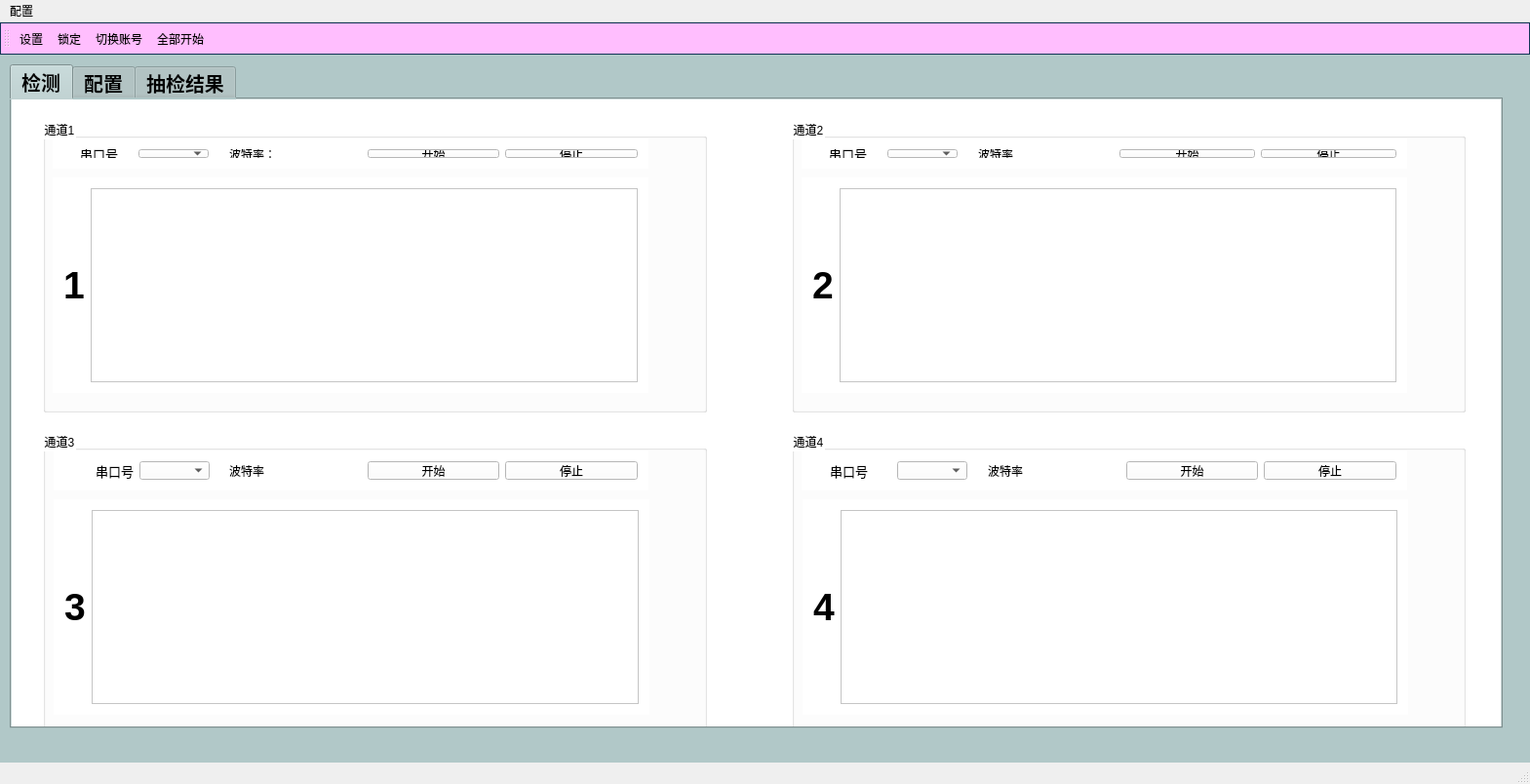
<?xml version="1.0" encoding="UTF-8"?>
<ui version="4.0">
 <class>MainWindow</class>
 <widget class="QMainWindow" name="MainWindow">
  <property name="geometry">
   <rect>
    <x>0</x>
    <y>0</y>
    <width>1569</width>
    <height>804</height>
   </rect>
  </property>
  <property name="font">
   <font>
    <pointsize>15</pointsize>
    <italic>true</italic>
   </font>
  </property>
  <property name="windowTitle">
   <string>OQC检测</string>
  </property>
  <property name="styleSheet">
   <string notr="true">QToolBar#mainToolBar{                
	background-color: rgb(255, 190, 254);
border:1px solid#123456;                   
}
QGroupBox#groupBox{

}</string>
  </property>
  <property name="toolButtonStyle">
   <enum>Qt::ToolButtonIconOnly</enum>
  </property>
  <widget class="QWidget" name="centralWidget">
   <property name="styleSheet">
    <string notr="true">background-color: rgb(177, 200, 200);</string>
   </property>
   <widget class="QTabWidget" name="tabWidget">
    <property name="geometry">
     <rect>
      <x>10</x>
      <y>10</y>
      <width>1531</width>
      <height>681</height>
     </rect>
    </property>
    <property name="font">
     <font>
      <pointsize>15</pointsize>
      <weight>75</weight>
      <bold>true</bold>
     </font>
    </property>
    <property name="styleSheet">
     <string notr="true"/>
    </property>
    <property name="currentIndex">
     <number>0</number>
    </property>
    <widget class="QWidget" name="tab">
     <property name="font">
      <font>
       <pointsize>15</pointsize>
       <weight>75</weight>
       <bold>true</bold>
      </font>
     </property>
     <property name="styleSheet">
      <string notr="true">background-color: rgb(240, 240, 240);
background-color: rgb(255, 255, 255);</string>
     </property>
     <attribute name="title">
      <string>检测</string>
     </attribute>
     <widget class="QGroupBox" name="groupBox">
      <property name="geometry">
       <rect>
        <x>32</x>
        <y>20</y>
        <width>681</width>
        <height>301</height>
       </rect>
      </property>
      <property name="styleSheet">
       <string notr="true"/>
      </property>
      <property name="title">
       <string>通道1</string>
      </property>
      <widget class="QWidget" name="layoutWidget">
       <property name="geometry">
        <rect>
         <x>10</x>
         <y>60</y>
         <width>611</width>
         <height>221</height>
        </rect>
       </property>
       <layout class="QHBoxLayout" name="horizontalLayout_5">
        <item>
         <widget class="QLabel" name="label_Result_1">
          <property name="font">
           <font>
            <pointsize>29</pointsize>
            <weight>75</weight>
            <bold>true</bold>
           </font>
          </property>
          <property name="layoutDirection">
           <enum>Qt::LeftToRight</enum>
          </property>
          <property name="styleSheet">
           <string notr="true"/>
          </property>
          <property name="text">
           <string>1</string>
          </property>
          <property name="alignment">
           <set>Qt::AlignCenter</set>
          </property>
         </widget>
        </item>
        <item>
         <widget class="QPlainTextEdit" name="pTEdit_display_1"/>
        </item>
       </layout>
      </widget>
      <widget class="QWidget" name="layoutWidget">
       <property name="geometry">
        <rect>
         <x>10</x>
         <y>20</y>
         <width>171</width>
         <height>31</height>
        </rect>
       </property>
       <layout class="QHBoxLayout" name="horizontalLayout_3">
        <property name="spacing">
         <number>2</number>
        </property>
        <item>
         <spacer name="horizontalSpacer_2">
          <property name="orientation">
           <enum>Qt::Horizontal</enum>
          </property>
          <property name="sizeType">
           <enum>QSizePolicy::Maximum</enum>
          </property>
          <property name="sizeHint" stdset="0">
           <size>
            <width>17</width>
            <height>28</height>
           </size>
          </property>
         </spacer>
        </item>
        <item>
         <widget class="QLabel" name="label_6">
          <property name="font">
           <font>
            <family>Agency FB</family>
            <pointsize>10</pointsize>
           </font>
          </property>
          <property name="text">
           <string>串口号</string>
          </property>
         </widget>
        </item>
        <item>
         <widget class="QComboBox" name="combB_COM_1"/>
        </item>
       </layout>
      </widget>
      <widget class="QWidget" name="layoutWidget">
       <property name="geometry">
        <rect>
         <x>180</x>
         <y>20</y>
         <width>441</width>
         <height>31</height>
        </rect>
       </property>
       <layout class="QHBoxLayout" name="horizontalLayout_4">
        <item>
         <widget class="QLabel" name="label_Bps_1">
          <property name="text">
           <string>波特率：</string>
          </property>
         </widget>
        </item>
        <item>
         <widget class="QPushButton" name="btn_Start_1">
          <property name="text">
           <string>开始</string>
          </property>
         </widget>
        </item>
        <item>
         <widget class="QPushButton" name="btn_Stop_1">
          <property name="text">
           <string>停止</string>
          </property>
         </widget>
        </item>
       </layout>
      </widget>
     </widget>
     <widget class="QGroupBox" name="groupBox_2">
      <property name="geometry">
       <rect>
        <x>800</x>
        <y>20</y>
        <width>691</width>
        <height>301</height>
       </rect>
      </property>
      <property name="styleSheet">
       <string notr="true"/>
      </property>
      <property name="title">
       <string>通道2</string>
      </property>
      <widget class="QWidget" name="layoutWidget">
       <property name="geometry">
        <rect>
         <x>10</x>
         <y>60</y>
         <width>621</width>
         <height>221</height>
        </rect>
       </property>
       <layout class="QHBoxLayout" name="horizontalLayout_8">
        <item>
         <widget class="QLabel" name="label_Result_2">
          <property name="font">
           <font>
            <pointsize>29</pointsize>
            <weight>75</weight>
            <bold>true</bold>
           </font>
          </property>
          <property name="text">
           <string>2</string>
          </property>
          <property name="alignment">
           <set>Qt::AlignCenter</set>
          </property>
         </widget>
        </item>
        <item>
         <widget class="QPlainTextEdit" name="pTEdit_display_2"/>
        </item>
       </layout>
      </widget>
      <widget class="QWidget" name="layoutWidget">
       <property name="geometry">
        <rect>
         <x>10</x>
         <y>20</y>
         <width>171</width>
         <height>31</height>
        </rect>
       </property>
       <layout class="QHBoxLayout" name="horizontalLayout">
        <item>
         <spacer name="horizontalSpacer_4">
          <property name="font">
           <font>
            <pointsize>10</pointsize>
           </font>
          </property>
          <property name="orientation">
           <enum>Qt::Horizontal</enum>
          </property>
          <property name="sizeType">
           <enum>QSizePolicy::Maximum</enum>
          </property>
          <property name="sizeHint" stdset="0">
           <size>
            <width>17</width>
            <height>28</height>
           </size>
          </property>
         </spacer>
        </item>
        <item>
         <widget class="QLabel" name="label_9">
          <property name="font">
           <font>
            <pointsize>10</pointsize>
           </font>
          </property>
          <property name="text">
           <string>串口号</string>
          </property>
         </widget>
        </item>
        <item>
         <widget class="QComboBox" name="combB_COM_2"/>
        </item>
       </layout>
      </widget>
      <widget class="QWidget" name="layoutWidget">
       <property name="geometry">
        <rect>
         <x>180</x>
         <y>20</y>
         <width>451</width>
         <height>31</height>
        </rect>
       </property>
       <layout class="QHBoxLayout" name="horizontalLayout_10">
        <item>
         <widget class="QLabel" name="label_Bps_2">
          <property name="text">
           <string>波特率</string>
          </property>
         </widget>
        </item>
        <item>
         <widget class="QPushButton" name="btn_Start_2">
          <property name="text">
           <string>开始</string>
          </property>
         </widget>
        </item>
        <item>
         <widget class="QPushButton" name="btn_Stop_2">
          <property name="text">
           <string>停止</string>
          </property>
         </widget>
        </item>
       </layout>
      </widget>
     </widget>
     <widget class="QGroupBox" name="groupBox_4">
      <property name="geometry">
       <rect>
        <x>800</x>
        <y>340</y>
        <width>691</width>
        <height>311</height>
       </rect>
      </property>
      <property name="styleSheet">
       <string notr="true"/>
      </property>
      <property name="title">
       <string>通道4</string>
      </property>
      <widget class="QWidget" name="layoutWidget">
       <property name="geometry">
        <rect>
         <x>10</x>
         <y>20</y>
         <width>181</width>
         <height>41</height>
        </rect>
       </property>
       <layout class="QHBoxLayout" name="horizontalLayout_2">
        <item>
         <spacer name="horizontalSpacer">
          <property name="orientation">
           <enum>Qt::Horizontal</enum>
          </property>
          <property name="sizeType">
           <enum>QSizePolicy::Maximum</enum>
          </property>
          <property name="sizeHint" stdset="0">
           <size>
            <width>18</width>
            <height>27</height>
           </size>
          </property>
         </spacer>
        </item>
        <item>
         <widget class="QLabel" name="label_11">
          <property name="font">
           <font>
            <pointsize>10</pointsize>
           </font>
          </property>
          <property name="text">
           <string>串口号</string>
          </property>
         </widget>
        </item>
        <item>
         <widget class="QComboBox" name="combB_COM_4"/>
        </item>
       </layout>
      </widget>
      <widget class="QWidget" name="layoutWidget">
       <property name="geometry">
        <rect>
         <x>190</x>
         <y>20</y>
         <width>441</width>
         <height>41</height>
        </rect>
       </property>
       <layout class="QHBoxLayout" name="horizontalLayout_11">
        <item>
         <widget class="QLabel" name="label_Bps_4">
          <property name="text">
           <string>波特率</string>
          </property>
         </widget>
        </item>
        <item>
         <widget class="QPushButton" name="btn_Start_4">
          <property name="text">
           <string>开始</string>
          </property>
         </widget>
        </item>
        <item>
         <widget class="QPushButton" name="btn_Stop_4">
          <property name="text">
           <string>停止</string>
          </property>
         </widget>
        </item>
       </layout>
      </widget>
      <widget class="QWidget" name="layoutWidget">
       <property name="geometry">
        <rect>
         <x>11</x>
         <y>70</y>
         <width>621</width>
         <height>221</height>
        </rect>
       </property>
       <layout class="QHBoxLayout" name="horizontalLayout_12">
        <item>
         <widget class="QLabel" name="label_Result_4">
          <property name="font">
           <font>
            <pointsize>29</pointsize>
            <weight>75</weight>
            <bold>true</bold>
           </font>
          </property>
          <property name="text">
           <string>4</string>
          </property>
          <property name="alignment">
           <set>Qt::AlignCenter</set>
          </property>
         </widget>
        </item>
        <item>
         <widget class="QPlainTextEdit" name="pTEdit_display_4"/>
        </item>
       </layout>
      </widget>
     </widget>
     <widget class="QGroupBox" name="groupBox_3">
      <property name="geometry">
       <rect>
        <x>32</x>
        <y>340</y>
        <width>681</width>
        <height>311</height>
       </rect>
      </property>
      <property name="styleSheet">
       <string notr="true"/>
      </property>
      <property name="title">
       <string>通道3</string>
      </property>
      <widget class="QWidget" name="layoutWidget">
       <property name="geometry">
        <rect>
         <x>11</x>
         <y>20</y>
         <width>171</width>
         <height>41</height>
        </rect>
       </property>
       <layout class="QHBoxLayout" name="horizontalLayout_6">
        <item>
         <spacer name="horizontalSpacer_3">
          <property name="orientation">
           <enum>Qt::Horizontal</enum>
          </property>
          <property name="sizeHint" stdset="0">
           <size>
            <width>17</width>
            <height>28</height>
           </size>
          </property>
         </spacer>
        </item>
        <item>
         <widget class="QLabel" name="label_7">
          <property name="font">
           <font>
            <pointsize>10</pointsize>
           </font>
          </property>
          <property name="text">
           <string>串口号</string>
          </property>
         </widget>
        </item>
        <item>
         <widget class="QComboBox" name="combB_COM_3"/>
        </item>
       </layout>
      </widget>
      <widget class="QWidget" name="layoutWidget">
       <property name="geometry">
        <rect>
         <x>11</x>
         <y>70</y>
         <width>611</width>
         <height>221</height>
        </rect>
       </property>
       <layout class="QHBoxLayout" name="horizontalLayout_7">
        <item>
         <widget class="QLabel" name="label_Result_3">
          <property name="font">
           <font>
            <pointsize>29</pointsize>
            <weight>75</weight>
            <bold>true</bold>
           </font>
          </property>
          <property name="text">
           <string>3</string>
          </property>
          <property name="alignment">
           <set>Qt::AlignCenter</set>
          </property>
         </widget>
        </item>
        <item>
         <widget class="QPlainTextEdit" name="pTEdit_display_3"/>
        </item>
       </layout>
      </widget>
      <widget class="QWidget" name="layoutWidget">
       <property name="geometry">
        <rect>
         <x>180</x>
         <y>20</y>
         <width>441</width>
         <height>41</height>
        </rect>
       </property>
       <layout class="QHBoxLayout" name="horizontalLayout_9">
        <item>
         <widget class="QLabel" name="label_Bps_3">
          <property name="text">
           <string>波特率</string>
          </property>
         </widget>
        </item>
        <item>
         <widget class="QPushButton" name="btn_Start_3">
          <property name="text">
           <string>开始</string>
          </property>
         </widget>
        </item>
        <item>
         <widget class="QPushButton" name="btn_Stop_3">
          <property name="text">
           <string>停止</string>
          </property>
         </widget>
        </item>
       </layout>
      </widget>
     </widget>
    </widget>
    <widget class="QWidget" name="tab_2">
     <property name="font">
      <font>
       <pointsize>15</pointsize>
       <weight>75</weight>
       <bold>true</bold>
      </font>
     </property>
     <property name="styleSheet">
      <string notr="true">background-color: rgb(240, 240, 240);
background-color: rgb(255, 255, 255);</string>
     </property>
     <attribute name="title">
      <string>配置</string>
     </attribute>
     <widget class="QLabel" name="label_3">
      <property name="geometry">
       <rect>
        <x>160</x>
        <y>29</y>
        <width>71</width>
        <height>31</height>
       </rect>
      </property>
      <property name="font">
       <font>
        <family>Aharoni</family>
        <pointsize>12</pointsize>
        <weight>75</weight>
        <bold>true</bold>
       </font>
      </property>
      <property name="text">
       <string>订单号：</string>
      </property>
     </widget>
     <widget class="QTableWidget" name="tableWidget">
      <property name="geometry">
       <rect>
        <x>30</x>
        <y>70</y>
        <width>1111</width>
        <height>421</height>
       </rect>
      </property>
      <property name="editTriggers">
       <set>QAbstractItemView::NoEditTriggers</set>
      </property>
      <attribute name="horizontalHeaderDefaultSectionSize">
       <number>215</number>
      </attribute>
      <row>
       <property name="text">
        <string>0</string>
       </property>
      </row>
      <row>
       <property name="text">
        <string>1</string>
       </property>
      </row>
      <row>
       <property name="text">
        <string>2</string>
       </property>
      </row>
      <row>
       <property name="text">
        <string>3</string>
       </property>
      </row>
      <row>
       <property name="text">
        <string>4</string>
       </property>
      </row>
      <row>
       <property name="text">
        <string>5</string>
       </property>
      </row>
      <row>
       <property name="text">
        <string>6</string>
       </property>
      </row>
      <row>
       <property name="text">
        <string>7</string>
       </property>
      </row>
      <row>
       <property name="text">
        <string>8</string>
       </property>
      </row>
      <row>
       <property name="text">
        <string>9</string>
       </property>
      </row>
      <column>
       <property name="text">
        <string>指令类型</string>
       </property>
      </column>
      <column>
       <property name="text">
        <string>设置项目</string>
       </property>
      </column>
      <column>
       <property name="text">
        <string>返回值</string>
       </property>
      </column>
      <column>
       <property name="text">
        <string>可变参数</string>
       </property>
      </column>
      <column>
       <property name="text">
        <string>指令</string>
       </property>
      </column>
     </widget>
     <widget class="QPushButton" name="btncancel">
      <property name="geometry">
       <rect>
        <x>1280</x>
        <y>560</y>
        <width>93</width>
        <height>31</height>
       </rect>
      </property>
      <property name="text">
       <string>取消</string>
      </property>
     </widget>
     <widget class="QPushButton" name="pushButton">
      <property name="geometry">
       <rect>
        <x>1110</x>
        <y>30</y>
        <width>31</width>
        <height>31</height>
       </rect>
      </property>
      <property name="font">
       <font>
        <pointsize>13</pointsize>
        <weight>75</weight>
        <bold>true</bold>
       </font>
      </property>
      <property name="styleSheet">
       <string notr="true"/>
      </property>
      <property name="text">
       <string/>
      </property>
     </widget>
     <widget class="QPushButton" name="btnok">
      <property name="geometry">
       <rect>
        <x>1280</x>
        <y>500</y>
        <width>93</width>
        <height>31</height>
       </rect>
      </property>
      <property name="text">
       <string>确定</string>
      </property>
     </widget>
     <widget class="QLabel" name="label_4">
      <property name="geometry">
       <rect>
        <x>720</x>
        <y>29</y>
        <width>61</width>
        <height>31</height>
       </rect>
      </property>
      <property name="font">
       <font>
        <family>Aharoni</family>
        <pointsize>12</pointsize>
        <weight>75</weight>
        <bold>true</bold>
       </font>
      </property>
      <property name="text">
       <string>时间：</string>
      </property>
     </widget>
     <widget class="QComboBox" name="comboBox_SelectTime">
      <property name="geometry">
       <rect>
        <x>800</x>
        <y>30</y>
        <width>291</width>
        <height>31</height>
       </rect>
      </property>
      <property name="editable">
       <bool>true</bool>
      </property>
      <item>
       <property name="text">
        <string>&lt;选择时间可进行模糊查询&gt;</string>
       </property>
      </item>
      <item>
       <property name="text">
        <string>1周内</string>
       </property>
      </item>
      <item>
       <property name="text">
        <string>半个月内</string>
       </property>
      </item>
      <item>
       <property name="text">
        <string>1个月内</string>
       </property>
      </item>
      <item>
       <property name="text">
        <string>2个月内</string>
       </property>
      </item>
      <item>
       <property name="text">
        <string>3个月内</string>
       </property>
      </item>
      <item>
       <property name="text">
        <string>半年内</string>
       </property>
      </item>
      <item>
       <property name="text">
        <string>1年内</string>
       </property>
      </item>
      <item>
       <property name="text">
        <string>全部</string>
       </property>
      </item>
     </widget>
     <widget class="QRadioButton" name="radioButton">
      <property name="enabled">
       <bool>true</bool>
      </property>
      <property name="geometry">
       <rect>
        <x>30</x>
        <y>30</y>
        <width>121</width>
        <height>31</height>
       </rect>
      </property>
      <property name="font">
       <font>
        <pointsize>13</pointsize>
        <weight>75</weight>
        <bold>true</bold>
       </font>
      </property>
      <property name="text">
       <string>精准查询</string>
      </property>
      <property name="checked">
       <bool>true</bool>
      </property>
     </widget>
     <widget class="QComboBox" name="comboBox_Proname">
      <property name="enabled">
       <bool>true</bool>
      </property>
      <property name="geometry">
       <rect>
        <x>240</x>
        <y>30</y>
        <width>451</width>
        <height>31</height>
       </rect>
      </property>
      <property name="editable">
       <bool>true</bool>
      </property>
     </widget>
     <widget class="QGroupBox" name="groupBox_5">
      <property name="geometry">
       <rect>
        <x>30</x>
        <y>520</y>
        <width>1111</width>
        <height>91</height>
       </rect>
      </property>
      <property name="title">
       <string>其他相关配置</string>
      </property>
      <widget class="QLabel" name="label_13">
       <property name="geometry">
        <rect>
         <x>10</x>
         <y>30</y>
         <width>51</width>
         <height>21</height>
        </rect>
       </property>
       <property name="text">
        <string>波特率</string>
       </property>
      </widget>
      <widget class="QComboBox" name="combB_Bps">
       <property name="geometry">
        <rect>
         <x>70</x>
         <y>30</y>
         <width>87</width>
         <height>22</height>
        </rect>
       </property>
       <item>
        <property name="text">
         <string>2400</string>
        </property>
       </item>
       <item>
        <property name="text">
         <string>4800</string>
        </property>
       </item>
       <item>
        <property name="text">
         <string>9600</string>
        </property>
       </item>
       <item>
        <property name="text">
         <string>14400</string>
        </property>
       </item>
       <item>
        <property name="text">
         <string>19200</string>
        </property>
       </item>
       <item>
        <property name="text">
         <string>38400</string>
        </property>
       </item>
       <item>
        <property name="text">
         <string>56000</string>
        </property>
       </item>
       <item>
        <property name="text">
         <string>57600</string>
        </property>
       </item>
       <item>
        <property name="text">
         <string>115200</string>
        </property>
       </item>
       <item>
        <property name="text">
         <string>128000</string>
        </property>
       </item>
      </widget>
      <widget class="QCheckBox" name="cBx_Td">
       <property name="geometry">
        <rect>
         <x>210</x>
         <y>30</y>
         <width>121</width>
         <height>16</height>
        </rect>
       </property>
       <property name="text">
        <string>是否泰斗产品</string>
       </property>
      </widget>
      <widget class="QCheckBox" name="cBx_Blue">
       <property name="geometry">
        <rect>
         <x>390</x>
         <y>30</y>
         <width>161</width>
         <height>16</height>
        </rect>
       </property>
       <property name="text">
        <string>是否蓝牙连接</string>
       </property>
      </widget>
      <widget class="QCheckBox" name="cBx_Again">
       <property name="geometry">
        <rect>
         <x>560</x>
         <y>30</y>
         <width>91</width>
         <height>16</height>
        </rect>
       </property>
       <property name="text">
        <string>可否重测</string>
       </property>
      </widget>
      <widget class="QCheckBox" name="cBx_Again_2">
       <property name="geometry">
        <rect>
         <x>710</x>
         <y>30</y>
         <width>61</width>
         <height>16</height>
        </rect>
       </property>
       <property name="text">
        <string>RDA</string>
       </property>
      </widget>
     </widget>
    </widget>
    <widget class="QWidget" name="tab_3">
     <property name="styleSheet">
      <string notr="true">background-color: rgb(240, 240, 240);
background-color: rgb(255, 255, 255);</string>
     </property>
     <attribute name="title">
      <string>抽检结果</string>
     </attribute>
    </widget>
   </widget>
  </widget>
  <widget class="QMenuBar" name="menuBar">
   <property name="geometry">
    <rect>
     <x>0</x>
     <y>0</y>
     <width>1569</width>
     <height>23</height>
    </rect>
   </property>
   <widget class="QMenu" name="menu">
    <property name="title">
     <string>配置</string>
    </property>
    <addaction name="actionsetting"/>
    <addaction name="actionCheckConfig"/>
   </widget>
   <addaction name="menu"/>
  </widget>
  <widget class="QToolBar" name="mainToolBar">
   <property name="toolButtonStyle">
    <enum>Qt::ToolButtonTextUnderIcon</enum>
   </property>
   <attribute name="toolBarArea">
    <enum>TopToolBarArea</enum>
   </attribute>
   <attribute name="toolBarBreak">
    <bool>false</bool>
   </attribute>
   <addaction name="actionsetting"/>
   <addaction name="actionLock"/>
   <addaction name="actionSwitch"/>
   <addaction name="actionStartAll"/>
  </widget>
  <widget class="QStatusBar" name="statusBar">
   <property name="styleSheet">
    <string notr="true">QMenuBar {
        background: #cafcef;
        border: 1px solid #00beac;
        border-left: none;
        border-right: none;
		border-top: none;
}</string>
   </property>
  </widget>
  <action name="actionsetting">
   <property name="icon">
    <iconset resource="../res.qrc">
     <normaloff>:/images/Settings.png</normaloff>:/images/Settings.png</iconset>
   </property>
   <property name="text">
    <string>设置</string>
   </property>
   <property name="toolTip">
    <string>设置</string>
   </property>
  </action>
  <action name="actionLock">
   <property name="icon">
    <iconset resource="../res.qrc">
     <normaloff>:/images/lock.png</normaloff>:/images/lock.png</iconset>
   </property>
   <property name="text">
    <string>锁定</string>
   </property>
   <property name="toolTip">
    <string>已锁定</string>
   </property>
  </action>
  <action name="actionCheckConfig">
   <property name="icon">
    <iconset resource="../res.qrc">
     <normaloff>:/images/searching.png</normaloff>:/images/searching.png</iconset>
   </property>
   <property name="text">
    <string>查看配置</string>
   </property>
   <property name="toolTip">
    <string>查看配置</string>
   </property>
  </action>
  <action name="actionSwitch">
   <property name="icon">
    <iconset resource="../res.qrc">
     <normaloff>:/images/switch.png</normaloff>:/images/switch.png</iconset>
   </property>
   <property name="text">
    <string>切换账号</string>
   </property>
   <property name="toolTip">
    <string>切换账号</string>
   </property>
  </action>
  <action name="actionStartAll">
   <property name="icon">
    <iconset resource="../res.qrc">
     <normaloff>:/images/start.png</normaloff>:/images/start.png</iconset>
   </property>
   <property name="text">
    <string>全部开始</string>
   </property>
   <property name="toolTip">
    <string>全部开始</string>
   </property>
  </action>
 </widget>
 <layoutdefault spacing="6" margin="11"/>
 <resources>
  <include location="../res.qrc"/>
 </resources>
 <connections/>
</ui>
